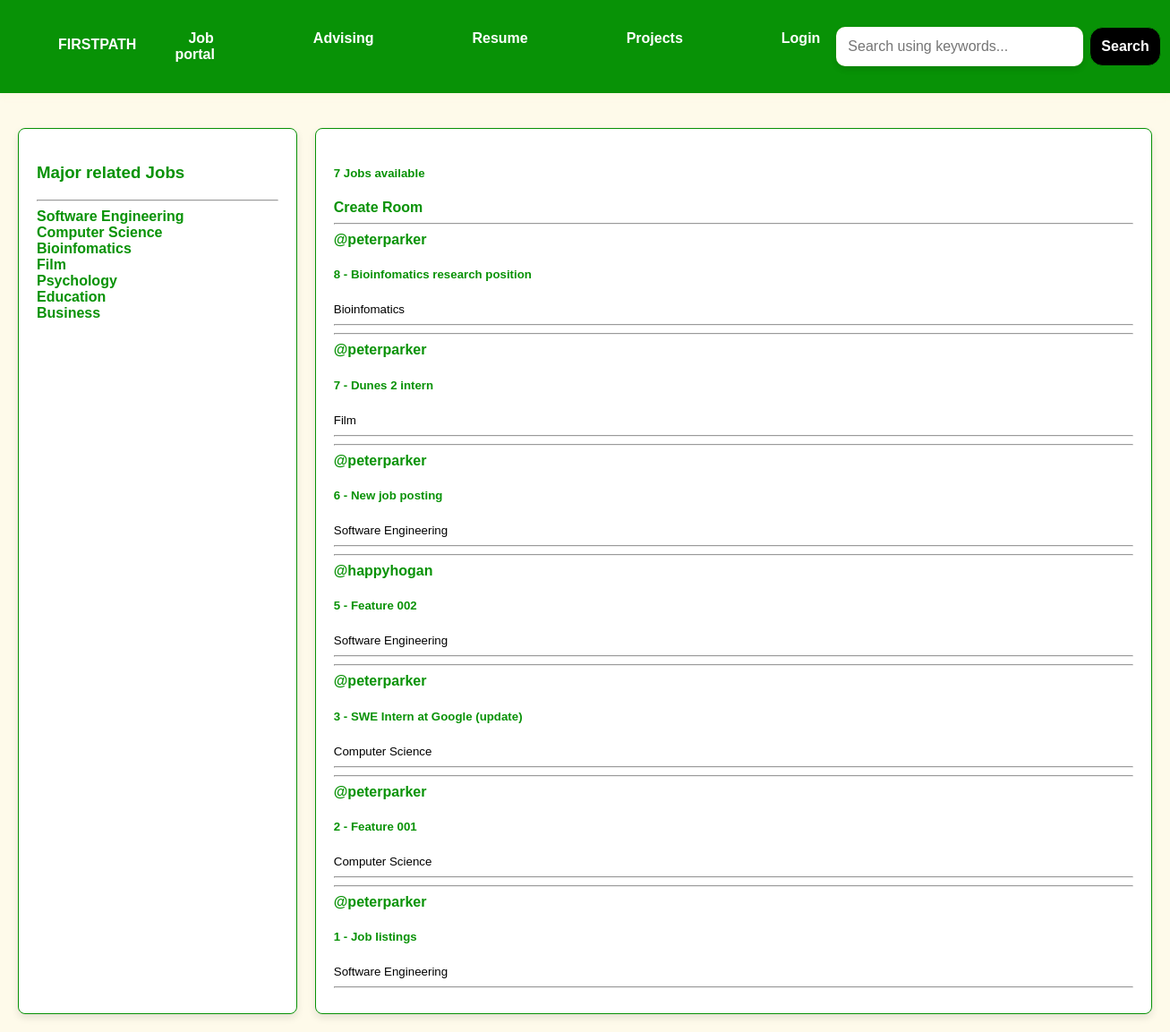
Before: / with the older database file.
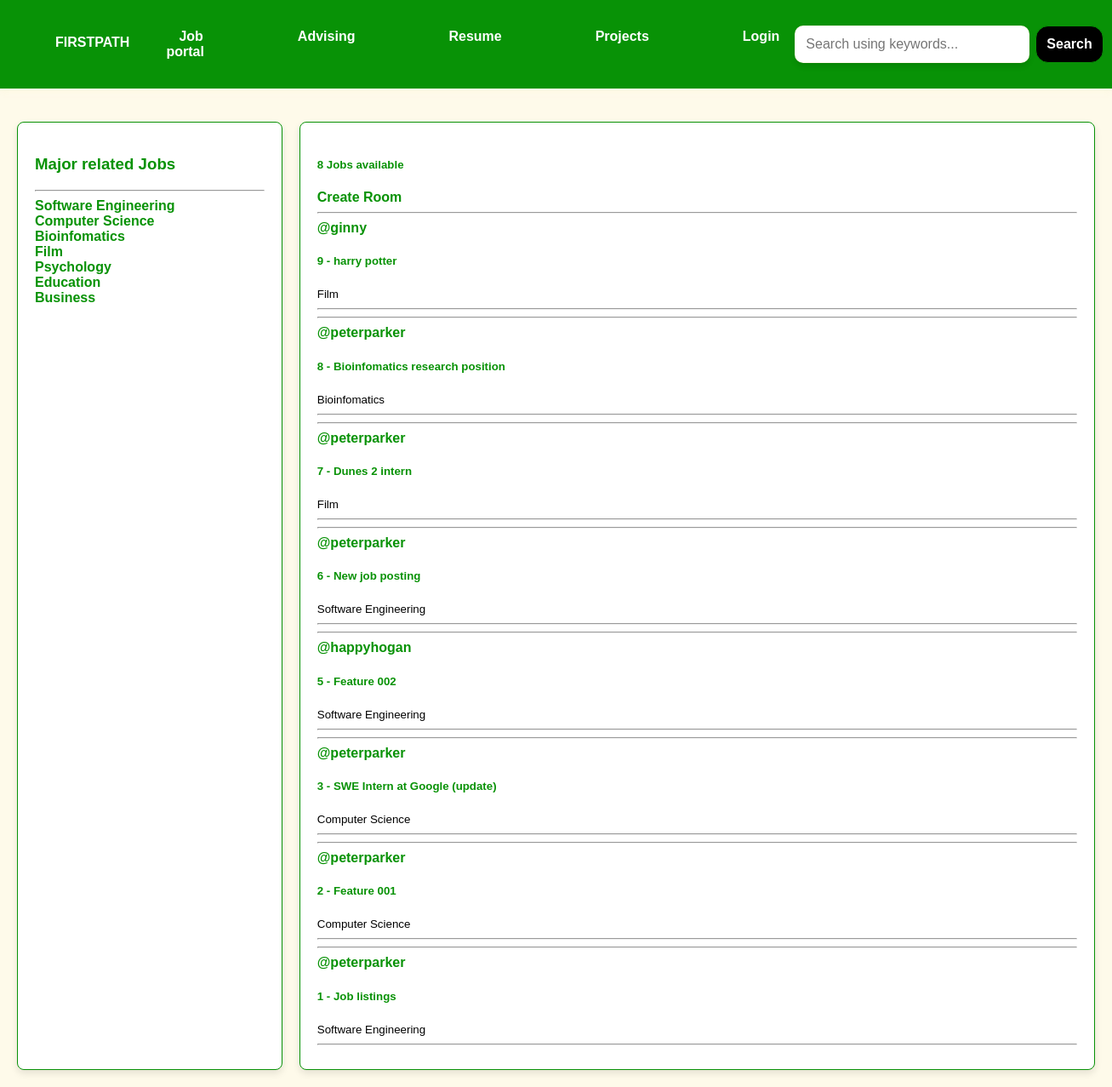
After: the same page with the newer database file.
### base/models.py (models this page shows, shortened)
class Topic(models.Model):
    name = models.CharField(max_length=200)

class Room(models.Model):
    host = models.ForeignKey(User, on_delete=models.SET_NULL, null=True)
    topic = models.ForeignKey(Topic, on_delete=models.SET_NULL, null=True)
    name = models.CharField(max_length=200)
    description = models.TextField(null=True, blank=True)
    participants= models.ManyToManyField(User, related_name='participants', blank=True)
    updated = models.DateTimeField(auto_now=True)
    created = models.DateTimeField(auto_now_add=True)
    class Meta:
        ordering = ['-updated', '-created']
    def __str__(self):
        return self.name

### base/views.py (the view)
# urls.py: path('', views.home, name='home'),
def home(request):
    q = request.GET.get('q') if request.GET.get('q') != None else ''
    rooms = Room.objects.filter(
        Q(topic__name__icontains=q) |
        Q(name__icontains=q) |
        Q(description__icontains=q)
    )
    topics = Topic.objects.all()
    room_count = rooms.count() #use for total no. of jobs
    room_messages = Message.objects.filter(Q(room__topic__name__icontains=q))
    context = {'rooms': rooms, 'topics': topics, 'room_count': room_count, 'room_messages': room_messages}
    return render(request, 'base/home.html', context)

### base/templates/base/home.html (shortened to what this page needs)
{% extends 'main.html' %}
{% block content %}
<div class="container">
    {% include 'base/major_job.html' %}
    <div>
        <h5>{{room_count}} Jobs available</h5>
        <a href="{% url 'create-room' %}">Create Room</a>
        {% include 'base/feed.html' %}
    </div>
</div>
{% endblock content %}

### base/templates/base/major_job.html (shortened to what this page needs)
<div>
    <h3>Major related Jobs</h3>
    <hr>
    {% for topic in topics %}
    <div>
        <a href="{% url 'home' %}?q={{topic.name}}">{{topic.name}}</a>
    </div>
    {% endfor %}
</div>

### base/templates/base/feed.html (shortened to what this page needs)
<div>
    {% for room in rooms %}
    <div>
        <hr>
        <a href="{% url 'user-profile' room.host.id %}">@{{room.host.username}}</a>
        <h5>{{room.id}} - <a href="{% url 'room' room.id%}">{{room.name}}</a></h5>
        <small>{{room.topic.name}}</small>
        <hr>
    </div>
    {% endfor %}
</div>

Changed rows visible on the page:
added Room: host.username "ginny", id "9", name "harry potter", topic.name "Film"
Other visible differences:
{{ room_count }}: "7" → "8"
